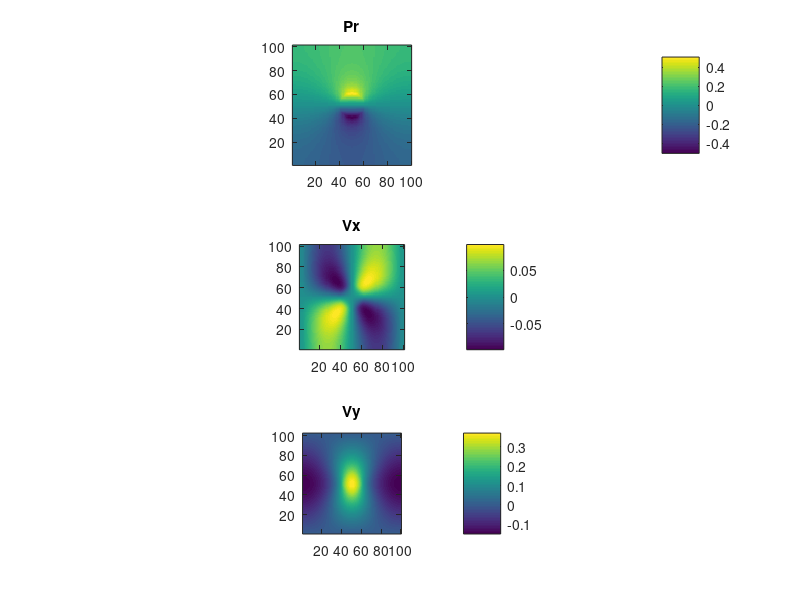
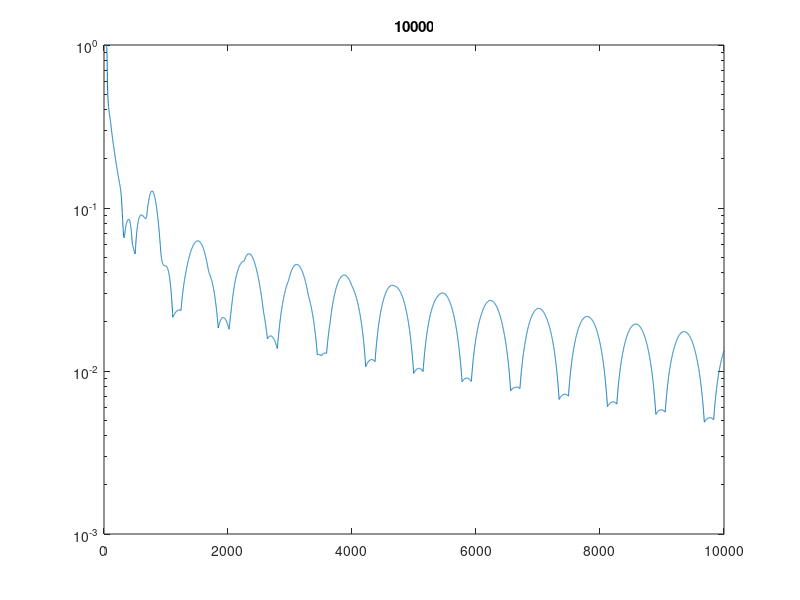

The MATLAB source for these figures, in order:
clear % Stokes 2D vectorised
% Physics
Lx   = 10;
Ly   = 10;
rhog = 1;
eta  = 1;
% Numerics
nx   = 100;
ny   = 101;
nout = 500;
nt   = 10000;
epsi = 1e-6;
Vdmp = 6;
% Preprocessing
dx   = Lx/nx;
dy   = Ly/ny;
x    = (-Lx+dx)/2:dx:(Lx-dx)/2;
y    = (-Ly+dy)/2:dy:(Ly-dy)/2;
[X2,Y2] = ndgrid(x,y);
% Initial conditions
Pr    = zeros(nx  ,ny  );
Vx    = zeros(nx+1,ny  );
Vy    = zeros(nx  ,ny+1);
txx   = zeros(nx  ,ny  );
tyy   = zeros(nx  ,ny  );
txy   = zeros(nx+1,ny+1);
dVxdt = zeros(nx-1,ny  );
dVydt = zeros(nx  ,ny-1);
Rog   = zeros(nx  ,ny  );
rad   = X2.^2+Y2.^2;
Rog(rad<1) = rhog;
evol  = [];
% Action
for it = 1:nt
    dtPr   = 4.1*eta/ny;
    dtV    = min(dx,dy)^2/eta/4.1/10;
    divV   = diff(Vx,1,1)/dx + diff(Vy,1,2)/dy;
    Pr     = Pr - dtPr*divV;
    txx    = 2*eta*(diff(Vx,1,1)/dx - 1/3*divV);
    tyy    = 2*eta*(diff(Vy,1,2)/dy - 1/3*divV);
    txy(2:end-1,2:end-1) = eta*(diff(Vx(2:end-1,:),1,2)/dy + diff(Vy(:,2:end-1),1,1)/dx);
    Rx     = -diff(Pr,1,1)/dx + diff(txx,1,1)/dx + diff(txy(2:end-1,:),1,2)/dy;
    Ry     = -diff(Pr,1,2)/dy + diff(tyy,1,2)/dy + diff(txy(:,2:end-1),1,1)/dx + 0.5*(Rog(:,1:end-1)+Rog(:,2:end));
    dVxdt  = (1-Vdmp/nx)*dVxdt + Rx;
    dVydt  = (1-Vdmp/ny)*dVydt + Ry;
    Vx(2:end-1,:) = Vx(2:end-1,:) + dtV*dVxdt;
    Vy(:,2:end-1) = Vy(:,2:end-1) + dtV*dVydt;
    err = max(abs([divV(:); Rx(:); Ry(:)])) ; if err<epsi, break; end; evol=[evol;err];
    % Plot
    if mod(it,nout)==0
        figure(1),clf
        subplot(311),imagesc(Pr'),title('Pr'),axis image;axis xy;colorbar
        subplot(312),imagesc(Vx'),title('Vx'),axis image;axis xy;colorbar
        subplot(313),imagesc(Vy'),title('Vy'),axis image;axis xy;colorbar
        drawnow
    end
end
figure(2),clf,semilogy(evol),title(it)
